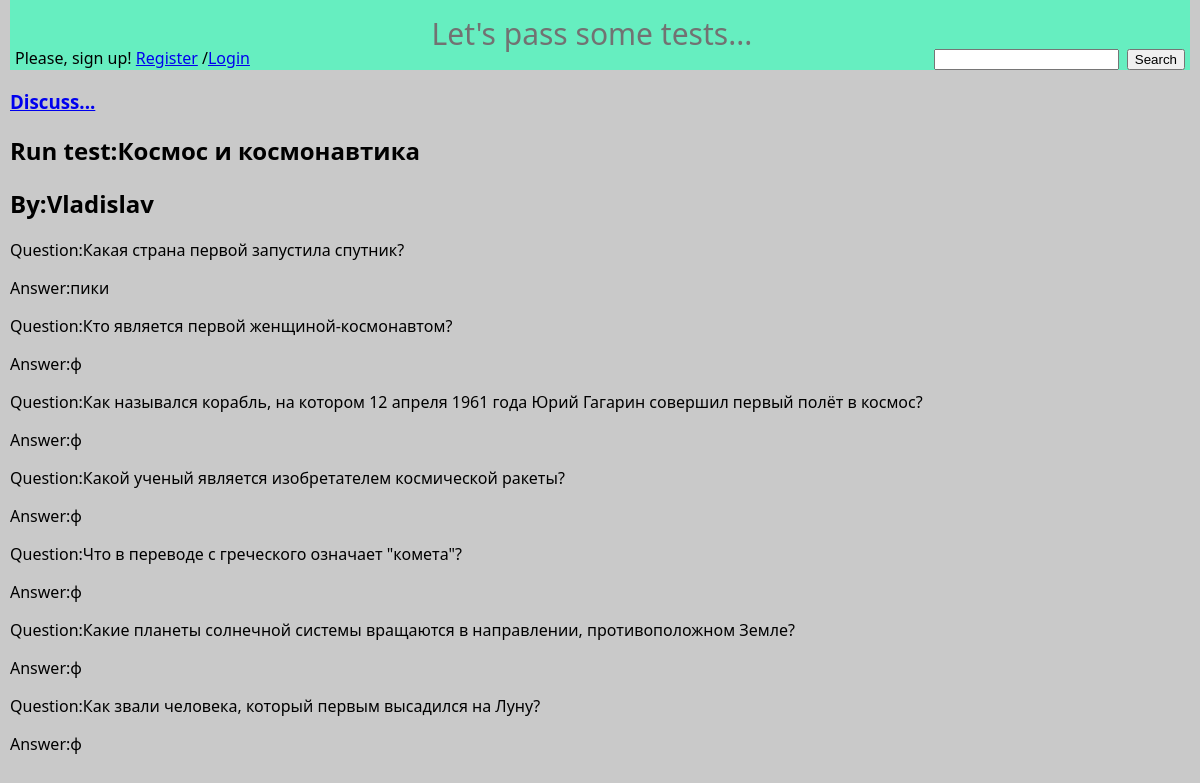
The page /tests/run_tests/2 on the database its author committed.
### note/models.py (models this page shows, shortened)
class RunTest(models.Model):
    name = models.CharField(_('name'), max_length=100)
    test = models.ForeignKey(Test, on_delete=models.CASCADE, related_name='test')
    user = models.ForeignKey(User, on_delete=models.SET_NULL, null=True)
    notes = GenericRelation('NotedItem')

class RunTestAnswers(models.Model):
    run_test = models.ForeignKey(RunTest, on_delete=models.CASCADE, related_name='run_test')
    question = models.CharField(_('question'), max_length=300)
    answer = models.CharField(_('answer'), max_length=300)

### note/views.py (the view)
# urls.py: path('tests/run_tests/<int:runtest_id>', views.run_test_detail, name='run_test_detail'),
def run_test_detail(request, runtest_id):
    run_test_obj = get_list_or_404(RunTest, id=runtest_id)
    run_tests_answers = get_list_or_404(RunTestAnswers, run_test__in=run_test_obj)
    context = {'run_test': run_test_obj, 'run_tests_answers': run_tests_answers}
    return render(request, 'test/run_test_detail.html', context=context)

### note/templates/test/run_test_detail.html
{% extends "test/base.html" %}
{% block content %}
    <div>
        <h3><a href="{% url 'note:model_notes' 'run_tests' run_test.0.id %}">Discuss...</a></h3></p>
        <h2>Run test:{{ run_test.0.name }}</h2>
        {% if run_test.0.user %}
        <h2>By:{{ run_test.0.user }}</h2>
        {% endif %}
        {% for rta in run_tests_answers %}
        <p>Question:{{ rta.question }}</p>
        <p>Answer:{{ rta.answer }}</p>
        {% endfor %}
    </div>
{% endblock %}

### note/templates/test/base.html (shortened to what this page needs)
{% load static %}
<!DOCTYPE html>
<html>
<head>
    <link rel="stylesheet" href="/static/main_page.css"/>
</head>
<body>
    <div class="div_header">
        <a class="main_href" href="/">Let's pass some tests...</a>
        {% if user.is_authenticated %}
        <p>Logged as: {{ user.username }}, <a href="{% url 'note:logout' %}">logout</a></p>
        {% else %}
        <p>Please, sign up!  <a href="{% url 'note:signup' %}">Register</a>
            /<a href="{% url 'note:login' %}">Login</a></p>
        {% endif %}
        <form>
            <input name="title" id="title">
            <input type="submit" name="search" value="Search">
        </form>
    </div>
    <div>
        {% block content %}
        {% endblock %}
    </div>
</body>
</html>

### note/static/main_page.css (style rules this page uses)
body { margin: 0; padding-left: 10px; padding-right: 10px; background-color: rgb(201, 201, 201); font-family: 'Segoe UI', Tahoma, Geneva, Verdana, sans-serif; }
.div_header { background-color: rgb(102, 238, 192); height: 60px; text-align: center; font-size: 30px; font-stretch: semi-expanded; align-items: center; padding-top: 10px; }
.div_header p { float: left; font-size: 16px; font-family: 'Segoe UI', Tahoma, Geneva, Verdana, sans-serif; padding-top: 37px; padding-left: 5px; margin: 0; }
.div_header form { float: right; display: block; padding-top: 22px; padding-right: 5px; }
.main_href { color: rgb(114, 114, 114); text-decoration: none; font-family: 'Segoe UI'; vertical-align: middle; width: 10px; }

### rows shown on the page
RunTest: name "Космос и космонавтика", user.username "Vladislav"
RunTestAnswers: question "Какая страна первой запустила спутник?", answer "пики"
RunTestAnswers: question "Кто является первой женщиной-космонавтом?", answer "ф"
RunTestAnswers: question "Как назывался корабль, на котором 12 апреля 1961 года Юрий Гагарин совершил первый полёт в космос?", answer "ф"
RunTestAnswers: question "Какой ученый является изобретателем космической ракеты?", answer "ф"
RunTestAnswers: question "Что в переводе с греческого означает \"комета\"?", answer "ф"
RunTestAnswers: question "Какие планеты солнечной системы вращаются в направлении, противоположном Земле?", answer "ф"
RunTestAnswers: question "Как звали человека, который первым высадился на Луну?", answer "ф"
